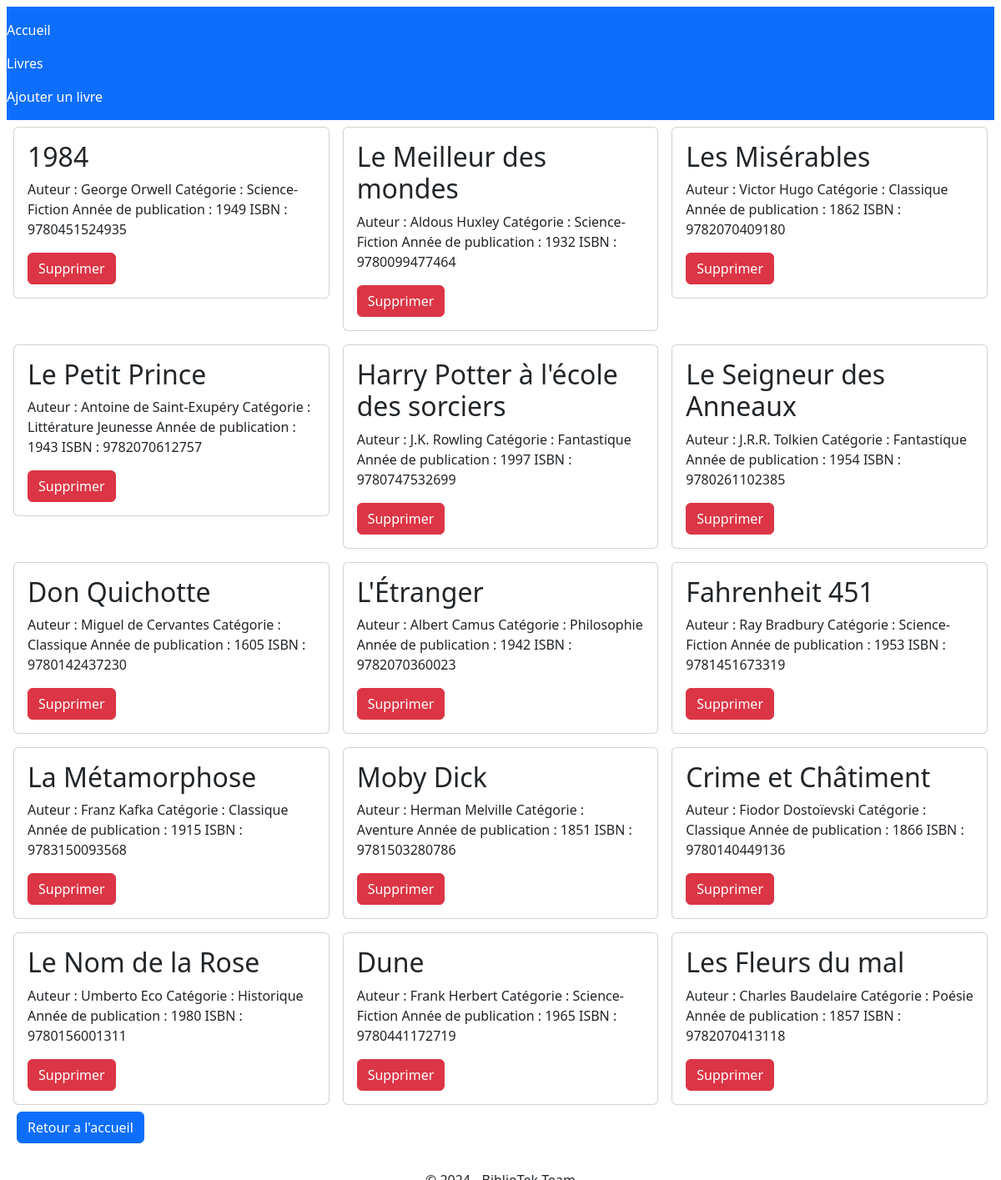
Screenshot of /?action=index with the database file from the repository.
### tables this page shows
CREATE TABLE `livres` (
  `id` int(11) NOT NULL,
  `titre` varchar(255) NOT NULL,
  `auteur` varchar(255) NOT NULL,
  `categorie` varchar(100) NOT NULL,
  `annee_publication` int(11) NOT NULL,
  `isbn` varchar(13) NOT NULL
);

### src/Controllers/LivreController.php (called while the page is built, shortened)
<?php
class LivreController
{
	private Livre $livre;
	function __construct()
	{
		$this->livre = new Livre();
	}
	function index()
	{
		$livres = $this->livre->obtenirLivre();
		require_once(__DIR__ . DIRECTORY_SEPARATOR . '..' . DIRECTORY_SEPARATOR . 'Views' . DIRECTORY_SEPARATOR . 'livres' . DIRECTORY_SEPARATOR . 'index.php');
	}
}

### src/Models/Livre.php (called while the page is built, shortened)
<?php
class Livre
{
	private PDO $pdo;
	function __construct()
	{
		try {
			$host = "localhost";
			$dbname = "bibliotek";
			$user = "root";
			$password = "";
			$this->pdo = new PDO("mysql:host=$host;dbname=$dbname", $user, $password);
		} catch (Exception $e) {
			die("Erreur : " . $e->getMessage());
		}
	}
	function obtenirLivre()
	{
		$requete = $this->pdo->prepare("SELECT * FROM livres");
		$requete->execute();
		return $requete->fetchAll(PDO::FETCH_ASSOC);
	}
}

### src/Views/livres/index.php (the view)
<div class="row">
	<?php foreach ($livres as $livre) : ?>
	<div class="col-4 p-2">
		<div class="card">
			<div class="card-body">
				<h2 class="card-title">
					<?php echo $livre['titre']; ?>
				</h2>
				<p class="card-text">
					Auteur :
					<?php echo $livre['auteur']; ?>
					Catégorie :
					<?php echo $livre['categorie']; ?>
					Année de publication :
					<?php echo $livre['annee_publication']; ?>
					ISBN :
					<?php echo $livre['isbn']; ?>
				</p>
				<a href="?action=supprimer&id=<?php echo $livre['id']; ?>" class="btn btn-danger"
					onclick="return demanderValidation()">Supprimer</a>
			</div>
		</div>
	</div>
	<?php endforeach; ?>
</div>
<a href="?c=accueil" class="btn btn-primary">Retour a l'accueil</a>

### src/Views/header.php (shortened to what this page needs)
<!DOCTYPE html>
<html lang="fr">
<head>
    <link href="https://cdn.jsdelivr.net/npm/bootstrap@5.3.3/dist/css/bootstrap.min.css" rel="stylesheet"
>
</head>
<body class="p-2">
    <nav class="navbar bg-primary" data-bs-theme="dark">
        <ul class="navbar-nav me-auto mb-2 mb-lg-0">
            <li class="nav-item"><a class="nav-link active" href="?action=accueil">Accueil</a></li>
            <li class="nav-item"><a class="nav-link active" href="?action=index">Livres</a></li>
            <li class="nav-item"><a class="nav-link active" href="?action=ajouter">Ajouter un livre</a></li>
        </ul>
    </nav>
    <div class="container-fluid">

### index.php (shortened to what this page needs)
<?php
require_once __DIR__ . DIRECTORY_SEPARATOR . 'src' . DIRECTORY_SEPARATOR . 'Models' . DIRECTORY_SEPARATOR . 'Livre.php';
require_once __DIR__ . DIRECTORY_SEPARATOR . 'src' . DIRECTORY_SEPARATOR . 'Controllers' . DIRECTORY_SEPARATOR . 'LivreController.php';
require_once __DIR__  . DIRECTORY_SEPARATOR . 'src' . DIRECTORY_SEPARATOR . 'Views' . DIRECTORY_SEPARATOR . 'header.php';
if (!isset($_GET['action']) || $_GET["action"] === "accueil") {
    require_once __DIR__ . DIRECTORY_SEPARATOR . 'src' . DIRECTORY_SEPARATOR . 'Views' . DIRECTORY_SEPARATOR . 'accueil.php';
} else {
    $livresController = new LivreController();
    switch ($_GET["action"]) {
        case "index":
            $livresController->index();
            break;
    }
}
require_once __DIR__  . DIRECTORY_SEPARATOR . 'src' . DIRECTORY_SEPARATOR . 'Views' . DIRECTORY_SEPARATOR . 'footer.php';

### src/Views/footer.php (shortened to what this page needs)
        </div>
    </body>
    <footer class="position-absolute top-100 start-50 translate-middle">
    </footer>
</html>

### rows the page displays
livres: titre "1984", auteur "George Orwell", categorie "Science-Fiction", annee_publication "1949", isbn "9780451524935"
livres: titre "Le Meilleur des mondes", auteur "Aldous Huxley", categorie "Science-Fiction", annee_publication "1932", isbn "9780099477464"
livres: titre "Les Misérables", auteur "Victor Hugo", categorie "Classique", annee_publication "1862", isbn "9782070409180"
livres: titre "Le Petit Prince", auteur "Antoine de Saint-Exupéry", categorie "Littérature Jeunesse", annee_publication "1943", isbn "9782070612757"
livres: titre "Harry Potter à l'école des sorciers", auteur "J.K. Rowling", categorie "Fantastique", annee_publication "1997", isbn "9780747532699"
livres: titre "Le Seigneur des Anneaux", auteur "J.R.R. Tolkien", categorie "Fantastique", annee_publication "1954", isbn "9780261102385"
livres: titre "Don Quichotte", auteur "Miguel de Cervantes", categorie "Classique", annee_publication "1605", isbn "9780142437230"
livres: titre "L'Étranger", auteur "Albert Camus", categorie "Philosophie", annee_publication "1942", isbn "9782070360023"
livres: titre "Fahrenheit 451", auteur "Ray Bradbury", categorie "Science-Fiction", annee_publication "1953", isbn "9781451673319"
livres: titre "La Métamorphose", auteur "Franz Kafka", categorie "Classique", annee_publication "1915", isbn "9783150093568"
livres: titre "Moby Dick", auteur "Herman Melville", categorie "Aventure", annee_publication "1851", isbn "9781503280786"
livres: titre "Crime et Châtiment", auteur "Fiodor Dostoïevski", categorie "Classique", annee_publication "1866", isbn "9780140449136"
livres: titre "Le Nom de la Rose", auteur "Umberto Eco", categorie "Historique", annee_publication "1980", isbn "9780156001311"
livres: titre "Dune", auteur "Frank Herbert", categorie "Science-Fiction", annee_publication "1965", isbn "9780441172719"
livres: titre "Les Fleurs du mal", auteur "Charles Baudelaire", categorie "Poésie", annee_publication "1857", isbn "9782070413118"
